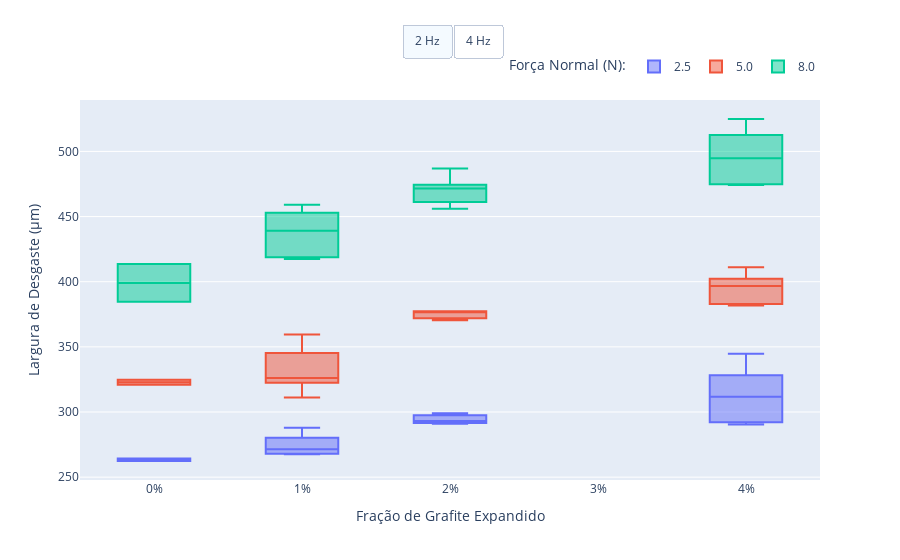

This figure's notebook cell:
### Code cell
fig = go.Figure()

f2 = px.box(df[df['Frequência']==2],
             y='Largura Média',
             x = 'EG',
             color = 'Força Normal',
            )

f4 = px.box(df[df['Frequência']==4],
             y='Largura Média',
             x = 'EG',
             color = 'Força Normal',
            )

for data in f2.data:
    data.visible = True
    fig.add_trace(data)
for data in f4.data:
    data.visible = False
    fig.add_trace(data)

fig.update_layout(xaxis_title = 'Fração de Grafite Expandido',
                  yaxis_title = 'Largura de Desgaste (µm)',
                  xaxis_ticksuffix = '%',
                  yaxis_tickmode = 'linear',
                  yaxis_dtick = 50,
                  yaxis_tick0 = 200,
                  legend = dict(orientation = 'h',
                                y = 1.05,
                                x = 1.0,
                                xanchor= 'right',
                                yanchor= 'bottom',
                                title = dict(text = 'Força Normal (N):')
                               )
                 )

updatemenus=[
       dict(
            type="buttons",
            direction="right",
            active=0,
            x=0.57,
            y=1.2,
            buttons=list([
                dict(label='2 Hz',
                     method="update",
                     args=[{"visible": [True]*3+[False]*3},
                           ]),
                dict(label='4 Hz',
                     method="update",
                     args=[{"visible": [False]*3+[True]*3},
                           ]),

            ]),
        )
    ]
fig.update_layout(updatemenus=updatemenus)

### Figure 1 — Plotly figure (JSON) as saved in the notebook; plotly's stock layout.template omitted (floating-point values rounded to 4 significant figures)
{"data": [{"alignmentgroup": "True", "hovertemplate": "Força Normal=2.5<br>EG=%{x}<br>Largura Média=%{y}<extra></extra>", "legendgroup": "2.5", "marker": {"color": "#636efa"}, "name": "2.5", "notched": false, "offsetgroup": "2.5", "orientation": "v", "showlegend": true, "type": "box", "visible": true, "x": [0, 0, 1, 1, 1, 1, 1, 1, 2, 2, 2, 4, 4, 4, 4, 4, 4], "x0": " ", "xaxis": "x", "y": [264.3, 262.4, 267.6, 274.0, 280.2, 287.9, 268.8, 268.0, 299.0, 293.0, 291.0, 322.8, 328.3, 344.7, 292.1, 290.5, 300.6], "y0": " ", "yaxis": "y"}, {"alignmentgroup": "True", "hovertemplate": "Força Normal=5.0<br>EG=%{x}<br>Largura Média=%{y}<extra></extra>", "legendgroup": "5.0", "marker": {"color": "#EF553B"}, "name": "5.0", "notched": false, "offsetgroup": "5.0", "orientation": "v", "showlegend": true, "type": "box", "visible": true, "x": [0, 0, 1, 1, 1, 1, 1, 2, 2, 2, 4, 4, 4, 4, 4, 4], "x0": " ", "xaxis": "x", "y": [324.8, 321, 326.2, 311.0, 326.2, 359.5, 340.5, 377.4, 370.4, 377.1, 400.2, 393.2, 402.3, 411.1, 382.9, 381.7], "y0": " ", "yaxis": "y"}, {"alignmentgroup": "True", "hovertemplate": "Força Normal=8.0<br>EG=%{x}<br>Largura Média=%{y}<extra></extra>", "legendgroup": "8.0", "marker": {"color": "#00cc96"}, "name": "8.0", "notched": false, "offsetgroup": "8.0", "orientation": "v", "showlegend": true, "type": "box", "visible": true, "x": [0, 0, 1, 1, 1, 1, 1, 1, 2, 2, 2, 2, 2, 2, 4, 4, 4, 4, 4, 4], "x0": " ", "xaxis": "x", "y": [413.5, 384.7, 452.9, 445.3, 459.1, 433.1, 418.7, 417.4, 474.5, 456.0, 486.9, 470.5, 461.1, 472.8, 524.9, 512.6, 502.1, 474.7, 474.3, 487.4], "y0": " ", "yaxis": "y"}, {"alignmentgroup": "True", "hovertemplate": "Força Normal=2.5<br>EG=%{x}<br>Largura Média=%{y}<extra></extra>", "legendgroup": "2.5", "marker": {"color": "#636efa"}, "name": "2.5", "notched": false, "offsetgroup": "2.5", "orientation": "v", "showlegend": true, "type": "box", "visible": false, "x": [0, 0, 1, 1, 2, 2, 2, 4, 4, 4, 4, 4, 4], "x0": " ", "xaxis": "x", "y": [255.1, 241.3, 260.8, 255.7, 279.0, 274.9, 293.8, 289.8, 285.7, 303.4, 292.4, 301.7, 287.3], "y0": " ", "yaxis": "y"}, {"alignmentgroup": "True", "hovertemplate": "Força Normal=5.0<br>EG=%{x}<br>Largura Média=%{y}<extra></extra>", "legendgroup": "5.0", "marker": {"color": "#EF553B"}, "name": "5.0", "notched": false, "offsetgroup": "5.0", "orientation": "v", "showlegend": true, "type": "box", "visible": false, "x": [0, 0, 1, 1, 1, 1, 2, 2, 2, 4, 4, 4, 4, 4, 4], "x0": " ", "xaxis": "x", "y": [329.2, 339.4, 316.0, 345.3, 341.4, 358.4, 372.9, 361.1, 366.1, 381.4, 378.0, 397.5, 372.2, 380.6, 392.0], "y0": " ", "yaxis": "y"}, {"alignmentgroup": "True", "hovertemplate": "Força Normal=8.0<br>EG=%{x}<br>Largura Média=%{y}<extra></extra>", "legendgroup": "8.0", "marker": {"color": "#00cc96"}, "name": "8.0", "notched": false, "offsetgroup": "8.0", "orientation": "v", "showlegend": true, "type": "box", "visible": false, "x": [0, 0, 1, 1, 1, 1, 1, 1, 2, 2, 2, 2, 2, 2, 4, 4, 4, 4, 4, 4], "x0": " ", "xaxis": "x", "y": [389.6, 408, 396.2, 424.1, 416.4, 445.3, 428.8, 447.5, 489.7, 463.8, 471.3, 455.2, 445.2, 459.0, 509.7, 495.8, 484.0, 496.8, 503.4, 488.8], "y0": " ", "yaxis": "y"}], "layout": {"legend": {"orientation": "h", "title": {"text": "Força Normal (N):"}, "x": 1, "xanchor": "right", "y": 1.05, "yanchor": "bottom"}, "updatemenus": [{"active": 0, "buttons": [{"args": [{"visible": [true, true, true, false, false, false]}], "label": "2 Hz", "method": "update"}, {"args": [{"visible": [false, false, false, true, true, true]}], "label": "4 Hz", "method": "update"}], "direction": "right", "type": "buttons", "x": 0.57, "y": 1.2}], "xaxis": {"ticksuffix": "%", "title": {"text": "Fração de Grafite Expandido"}}, "yaxis": {"dtick": 50, "tick0": 200, "tickmode": "linear", "title": {"text": "Largura de Desgaste (µm)"}}}}
